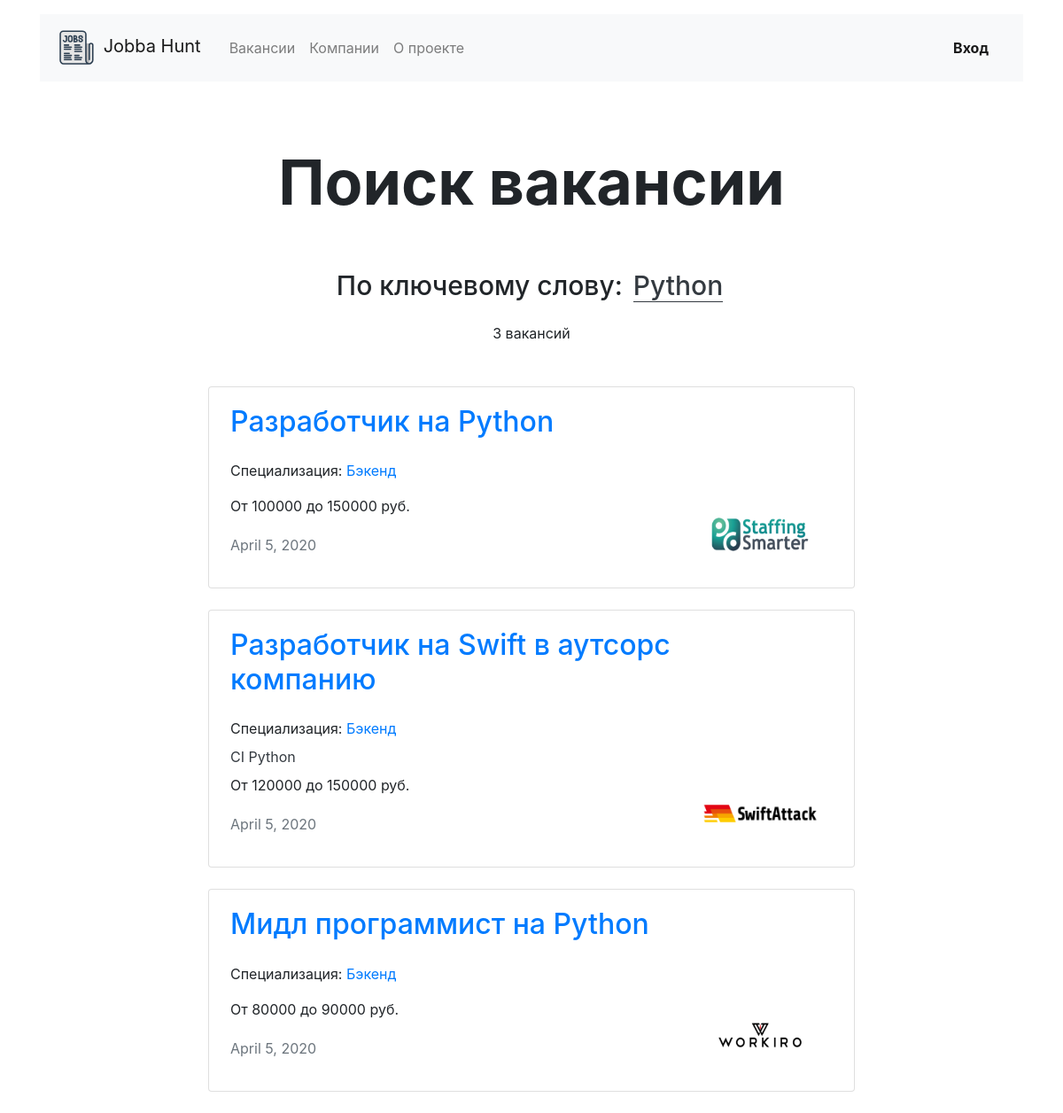
Screenshot of /vacancies/search/Python/ with the database file from the repository.
### jobs/models.py (models this page shows, shortened)
class Skill(models.Model):
    title = models.CharField(max_length=64)

class Vacancy(models.Model):
    title = models.CharField(max_length=64)
    specialty = models.ForeignKey(Specialty,
                                  on_delete=models.CASCADE,
                                  related_name='vacancies')
    company = models.ForeignKey(Company, on_delete=models.CASCADE, related_name='vacancies')
    skills = models.ManyToManyField(Skill, related_name='vacancies')
    description = models.CharField(max_length=256)
    salary_min = models.PositiveIntegerField()
    salary_max = models.PositiveIntegerField()
    published_at = models.DateField(auto_now_add=True)

class Specialty(models.Model):
    code = models.CharField(max_length=64)
    title = models.CharField(max_length=64)
    picture = models.ImageField(upload_to=settings.MEDIA_SPECIALITY_IMAGE_DIR)
    def __str__(self):
        return self.title

class Company(models.Model):
    name = models.CharField(max_length=64)
    location = models.CharField(max_length=64)
    logo = models.ImageField(upload_to=settings.MEDIA_COMPANY_IMAGE_DIR)
    description = models.CharField(max_length=256)
    employee_count = models.PositiveIntegerField()
    owner = models.OneToOneField('accounts.CustomUser',
                                 on_delete=models.CASCADE,
                                 related_name='company',
                                 default=None,
                                 null=True)

### jobs/views.py (the view, shortened to what this page needs)
# urls.py: path('vacancies/search/<str:keyword>/', VacanciesSearchView.as_view(), name='search_vacancies'),
class VacanciesSearchView(View):
    template_name = "jobs/search.html"
    def find_all_vacancies(self, keyword: str) -> QuerySet:
        return Vacancy.objects.filter(
            Q(title__contains=keyword) |
            Q(company__name__contains=keyword) |
            Q(specialty__title__contains=keyword) |
            Q(skills__title__contains=keyword)
        ).all()
    def get(self, request, keyword: str):
        vacancies = self.find_all_vacancies(keyword)
        return render(
            request,
            self.template_name,
            context={
                "keyword": keyword,
                "vacancies": vacancies
            }
        )

### templates/jobs/search.html
{% extends 'jobs/base_with_menu_and_vacancies_list.html' %}
{% block header %}
<h1 class="h1 text-center mx-auto mt-4 pt-5" style="font-size: 70px;"><strong>Поиск вакансии</strong></h1>
<h3 class="h3 text-center mx-auto mt-2 pt-5" style="font-size: 30px;">По ключевому слову:
    <a class="text-dark border-bottom border-dark m-1 text-decoration-none">
        {{ keyword }}</a>
</h3>
<p class="text-center pt-3"> {{ vacancies.count }} вакансий</p>
{% endblock %}

### templates/jobs/base_with_menu_and_vacancies_list.html
{% extends 'base_with_menu.html' %}
{% block content %}
<main class="container mt-3">
    <section>
        {% block header %}
        {% endblock %}
        <div class="row mt-5">
            <div class="col-12 col-lg-8 offset-lg-2 m-auto">
                {% for vacancy in vacancies %}
                <div class="card mb-4">
                    <div class="card-body px-4">
                        <div class="row">
                            <div class="col-12 col-md-8 col-lg-9">
                                <a href="{% url 'job_detail' vacancy.pk %}">
                                    <h2 class="h2 pb-2">{{ vacancy.title }}</h2>
                                </a>
                                <div class="py-2">Специализация:
                                    <a href="{% url 'specialization_detail' vacancy.specialty.code %}"
                                        class=" pb-2">{{ vacancy.specialty }}</a>
                                </div>
                                <p class="mb-2 text-dark">
                                    {% for skill in vacancy.skills.all %}
                                    {{ skill.title }}
                                    {% endfor %}
                                </p>
                                <p>От {{ vacancy.salary_min }} до {{ vacancy.salary_max }} руб.</p>
                                <p class="text-muted pt-1">{{ vacancy.published_at }}</p>
                            </div>
                            <div class="col-12 col-md-4 col-lg-3 d-flex align-items-end">
                                <a href="{% url 'company_detail' vacancy.company.pk %}"><img
                                        src="{{ vacancy.company.logo.url }}" width="130" height="80" alt=""></a>
                            </div>
                        </div>
                    </div>
                </div>
                {% endfor %}
            </div>
        </div>
    </section>
</main>
{% endblock %}

### rows the page displays
Skill: title "Python"
Vacancy: title "Разработчик на Python", specialty "Бэкенд", salary_min "100000", salary_max "150000", published_at "April 5, 2020", company.logo (picture)
Vacancy: title "Разработчик на Swift в аутсорс компанию", specialty "Бэкенд", salary_min "120000", salary_max "150000", published_at "April 5, 2020", company.logo (picture)
Skill: title "CI"
Vacancy: title "Мидл программист на Python", specialty "Бэкенд", salary_min "80000", salary_max "90000", published_at "April 5, 2020", company.logo (picture)

### other values shown
{{ vacancies.count }} "3"
